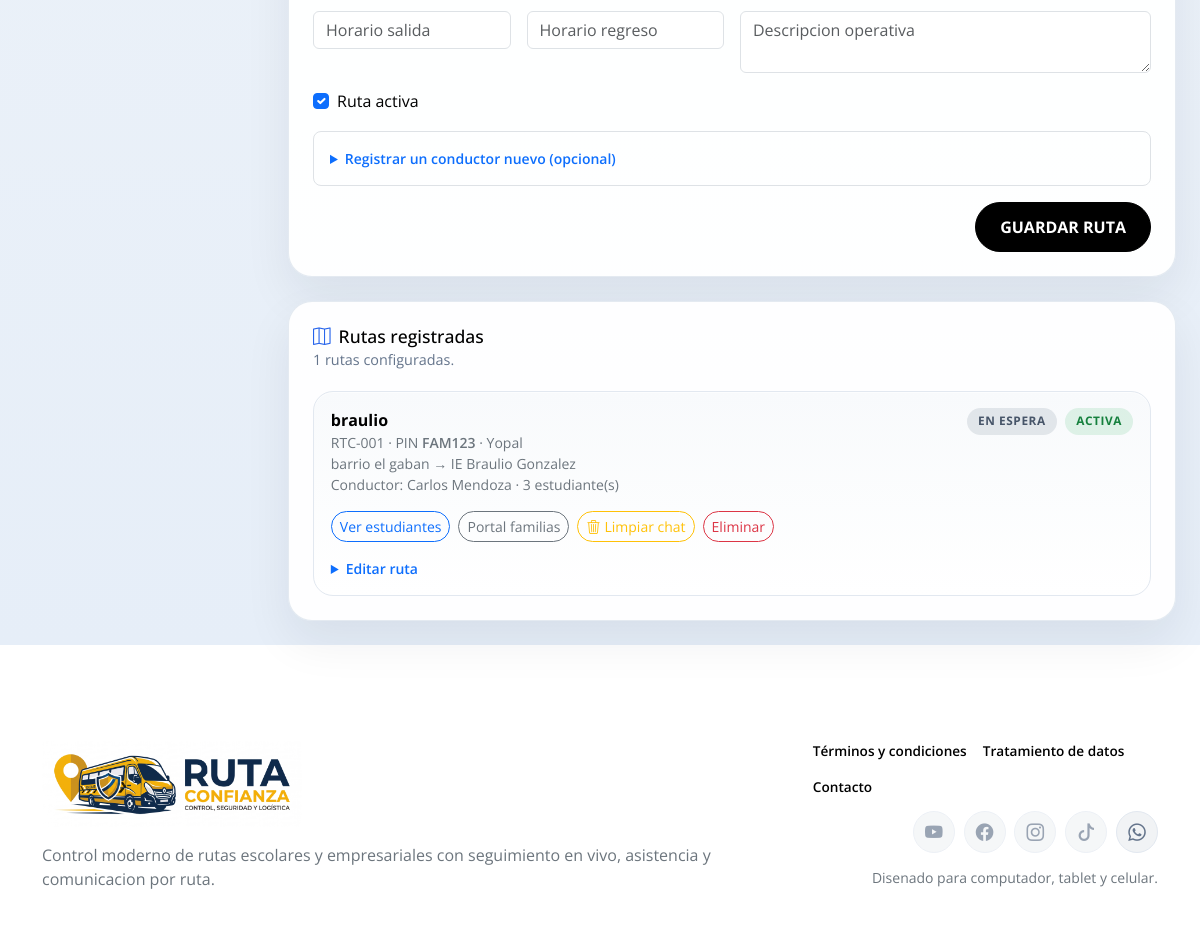
The app's page /admin/rutas (signed in, lower part), older data.
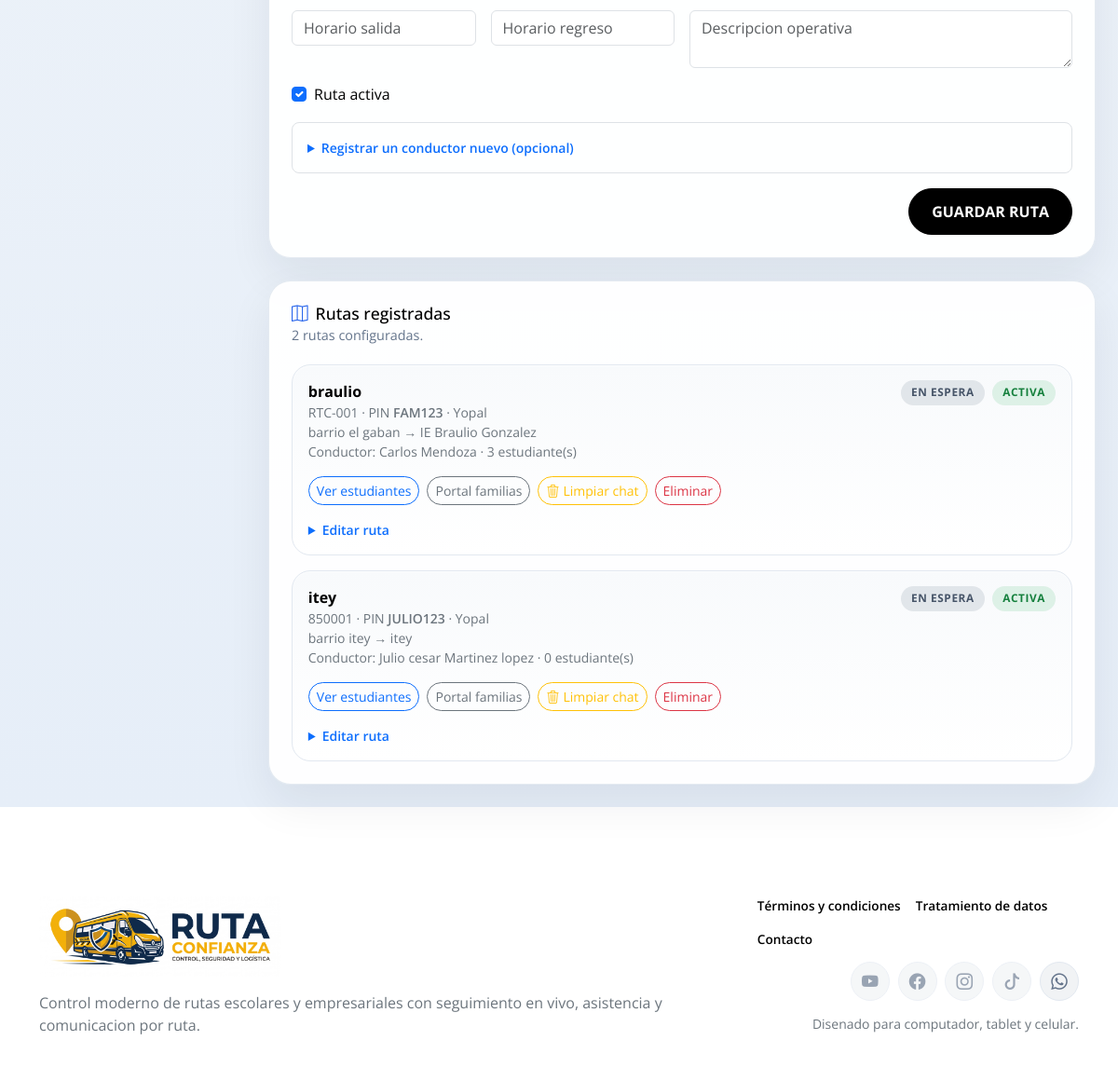
The same page, newer data.
### app/models.py (models this page shows, shortened)
class TimestampMixin:
    created_at = db.Column(db.DateTime, nullable=False, default=datetime.utcnow)
    updated_at = db.Column(db.DateTime, nullable=False, default=datetime.utcnow, onupdate=datetime.utcnow)

class Ruta(TimestampMixin, db.Model):
    __tablename__ = "rutas"
    id = db.Column(db.Integer, primary_key=True)
    conductor_id = db.Column(db.Integer, db.ForeignKey("conductores.id"), nullable=False, index=True)
    nombre = db.Column(db.String(120), nullable=False)
    codigo = db.Column(db.String(30), unique=True, nullable=False)
    ciudad = db.Column(db.String(80), nullable=True)
    descripcion = db.Column(db.Text, nullable=True)
    origen = db.Column(db.String(150), nullable=True)
    origen_latitud = db.Column(db.Float, nullable=True)
    origen_longitud = db.Column(db.Float, nullable=True)
    destino = db.Column(db.String(150), nullable=True)
    destino_direccion = db.Column(db.String(180), nullable=True)
    destino_latitud = db.Column(db.Float, nullable=True)
    destino_longitud = db.Column(db.Float, nullable=True)
    horario_salida = db.Column(db.String(30), nullable=True)
    horario_regreso = db.Column(db.String(30), nullable=True)
    pin_acceso = db.Column(db.String(10), unique=True, nullable=False, index=True)
    activa = db.Column(db.Boolean, nullable=False, default=True)
    recorrido_activo = db.Column(db.Boolean, nullable=False, default=False)
    inicio_recorrido_en = db.Column(db.DateTime, nullable=True)
    fin_recorrido_en = db.Column(db.DateTime, nullable=True)
    latitud_actual = db.Column(db.Float, nullable=True)
    longitud_actual = db.Column(db.Float, nullable=True)
    precision_actual = db.Column(db.Float, nullable=True)
    velocidad_actual = db.Column(db.Float, nullable=True)
    rumbo_actual = db.Column(db.Float, nullable=True)
    ultima_ubicacion_en = db.Column(db.DateTime, nullable=True)
    estudiantes = db.relationship("Estudiante", backref="ruta", lazy=True, cascade="all, delete-orphan")
    asistencias = db.relationship("Asistencia", backref="ruta", lazy=True, cascade="all, delete-orphan")
    mensajes = db.relationship("MensajeChat", backref="ruta", lazy=True, cascade="all, delete-orphan")
    ubicaciones = db.relationship("UbicacionRuta", backref="ruta", lazy=True, cascade="all, delete-orphan")
    def to_tracking_payload(self):
        return {
            "ruta_id": self.id,
            "codigo": self.codigo,
            "nombre": self.nombre,
            "ciudad": self.ciudad,
            "pin_acceso": self.pin_acceso,
            "recorrido_activo": self.recorrido_activo,
            "latitud": self.latitud_actual,
            "longitud": self.longitud_actual,
            "precision": self.precision_actual,
            "velocidad": self.velocidad_actual,
            "rumbo": self.rumbo_actual,
            "ultima_ubicacion_en": self.ultima_ubicacion_en.isoformat() if self.ultima_ubicacion_en else None,
            "conductor": self.conductor.nombre_completo if self.conductor else None,
        }
    def to_navigation_payload(self):
        return {
            "ruta_id": self.id,
            "nombre": self.nombre,
            "codigo": self.codigo,
            "ciudad": self.ciudad,
            "origen": self.origen,
            "destino": self.destino,
            "origen_coords": (
                {
                    "latitud": self.origen_latitud,
                    "longitud": self.origen_longitud,
                }
                if self.origen_latitud is not None and self.origen_longitud is not None
                else None
            ),
            "destino_coords": (
                {
                    "latitud": self.destino_latitud,
                    "longitud": self.destino_longitud,
                }
                if self.destino_latitud is not None and self.destino_longitud is not None
                else None
            ),
            "paradas": [
                estudiante.to_stop_payload()
                for estudiante in sorted(
                    [estudiante for estudiante in self.estudiantes if estudiante.activo],
                    key=lambda item: (
                        item.orden_parada is None,
                        item.orden_parada if item.orden_parada is not None else 9999,
                        item.nombres.lower(),
                    ),
                )
            ],
        }

class Conductor(TimestampMixin, db.Model):
    __tablename__ = "conductores"
    id = db.Column(db.Integer, primary_key=True)
    nombres = db.Column(db.String(80), nullable=False)
    apellidos = db.Column(db.String(80), nullable=False)
    documento = db.Column(db.String(30), unique=True, nullable=False)
    telefono = db.Column(db.String(25), nullable=False)
    email = db.Column(db.String(120), unique=True, nullable=False)
    password_hash = db.Column(db.String(255), nullable=True)
    pregunta_seguridad = db.Column(db.String(180), nullable=True)
    respuesta_seguridad_hash = db.Column(db.String(255), nullable=True)
    nombre_vehiculo = db.Column(db.String(100), nullable=False)
    placa_vehiculo = db.Column(db.String(15), unique=True, nullable=False)
    capacidad_vehiculo = db.Column(db.Integer, nullable=True)
    color_vehiculo = db.Column(db.String(40), nullable=True)
    ciudad = db.Column(db.String(80), nullable=True)
    descripcion_publica = db.Column(db.Text, nullable=True)
    foto_url = db.Column(db.String(255), nullable=True)
    visible_en_directorio = db.Column(db.Boolean, nullable=False, default=False)
    activo = db.Column(db.Boolean, nullable=False, default=True)
    gps_habilitado = db.Column(db.Boolean, nullable=False, default=False)
    estado_suscripcion = db.Column(
        db.Enum(EstadoSuscripcion),
        nullable=False,
        default=EstadoSuscripcion.PENDIENTE,
    )
    suscripcion_inicia_en = db.Column(db.DateTime, nullable=True)
    suscripcion_vence_en = db.Column(db.DateTime, nullable=True)
    rutas = db.relationship("Ruta", backref="conductor", lazy=True, cascade="all, delete-orphan")
    suscripciones = db.relationship("SuscripcionConductor", backref="conductor", lazy=True, cascade="all, delete-orphan")
    mensajes = db.relationship("MensajeChat", backref="conductor_autor", lazy=True)
    @property
    def nombre_completo(self):
        return f"{self.nombres} {self.apellidos}".strip()

### app/admin/routes.py (the view)
@admin_bp.route("/rutas")
def rutas():
    admin_actual = _admin_actual()
    ruta_seleccionada_id = request.args.get("ruta_id", type=int)
    lista_rutas = Ruta.query.order_by(Ruta.ciudad.asc(), Ruta.nombre.asc()).all()
    ruta_seleccionada = next(
        (ruta for ruta in lista_rutas if ruta.id == ruta_seleccionada_id),
        lista_rutas[0] if lista_rutas else None,
    )
    estudiantes_ruta = _estudiantes_de_ruta(ruta_seleccionada)
    return render_template(
        "admin/rutas.html",
        seccion="rutas",
        admin_actual=admin_actual,
        rutas=lista_rutas,
        conductores=Conductor.query.order_by(Conductor.nombres.asc()).all(),
        ruta_seleccionada=ruta_seleccionada,
        estudiantes_ruta=estudiantes_ruta,
        map_payload=_ruta_mapa_payload(ruta_seleccionada),
        metricas=_metricas_generales(),
        municipios_catalogo=get_municipalities(),
        colegios_catalogo=load_school_catalog(),
    )

### app/__init__.py (called while the page is built, shortened)
def _register_security_headers(app):
    @app.after_request
    def _set_security_headers(response):
        response.headers.setdefault("X-Content-Type-Options", "nosniff")
        response.headers.setdefault("X-Frame-Options", "SAMEORIGIN")
        response.headers.setdefault("Referrer-Policy", "strict-origin-when-cross-origin")
        response.headers.setdefault(
            "Permissions-Policy",
            "geolocation=(self), camera=(), microphone=(), payment=()",
        )
        if not app.config.get("DEBUG"):
            response.headers.setdefault(
                "Strict-Transport-Security",
                "max-age=31536000; includeSubDomains",
            )
        return response

def _register_csrf(app):
    @app.before_request
    def _asegurar_csrf_token():
        if not session.get("csrf_token"):
            session["csrf_token"] = secrets.token_urlsafe(32)
    @app.before_request
    def _validar_csrf_token():
        if request.method not in CSRF_METODOS_PROTEGIDOS:
            return None
    @app.context_processor
    def _inyectar_csrf():
        return {"csrf_token": session.get("csrf_token", "")}

### app/templates/admin/rutas.html (shortened to what the changed rows need)
{% extends "admin/base_admin.html" %}
{% block admin_content %}
<div class="admin-panel">
    <div class="admin-panel__heading">
        <div>
            <h2><i class="bi bi-map me-2"></i>Rutas registradas</h2>
            <p>{{ rutas|length }} rutas configuradas.</p>
        </div>
    </div>
    <div class="d-grid gap-3">
        {% for ruta in rutas %}
        <div class="route-list-item">
            <div class="d-flex flex-column flex-lg-row justify-content-between gap-3">
                <div>
                    <strong>{{ ruta.nombre }}</strong>
                    <div class="small text-secondary">{{ ruta.codigo }} · PIN <span class="fw-semibold">{{ ruta.pin_acceso }}</span> · {{ ruta.ciudad or "Sin ciudad" }}</div>
                    <div class="small text-secondary">{{ ruta.origen or "Origen pendiente" }} → {{ ruta.destino or "Destino pendiente" }}</div>
                    <div class="small text-secondary">Conductor: {{ ruta.conductor.nombre_completo if ruta.conductor else "Sin asignar" }} · {{ ruta.estudiantes|length }} estudiante(s)</div>
                </div>
                <div class="d-flex flex-wrap gap-2 align-items-start">
                    <span class="status-pill {% if ruta.recorrido_activo %}status-pill--ok{% else %}status-pill--off{% endif %}">
                        {% if ruta.recorrido_activo %}En recorrido{% else %}En espera{% endif %}
                    </span>
                    <span class="status-pill {% if ruta.activa %}status-pill--ok{% else %}status-pill--danger{% endif %}">
                        {{ "Activa" if ruta.activa else "Inactiva" }}
                    </span>
                </div>
            </div>
            <div class="d-flex flex-wrap gap-2 mt-3">
                <a class="btn btn-sm btn-outline-primary rounded-pill" href="{{ url_for('admin_bp.estudiantes', ruta_id=ruta.id) }}">Ver estudiantes</a>
                <a class="btn btn-sm btn-outline-secondary rounded-pill" href="{{ url_for('tracking_bp.sala_ruta', pin=ruta.pin_acceso) }}" target="_blank" rel="noopener">Portal familias</a>
                <form method="post" action="{{ url_for('admin_bp.limpiar_chat_ruta', ruta_id=ruta.id) }}" onsubmit="return confirm('¿Borrar todos los mensajes del chat de esta ruta? Esta acción no se puede deshacer.');">
                    <button class="btn btn-sm btn-outline-warning rounded-pill" type="submit"><i class="bi bi-trash3 me-1"></i>Limpiar chat</button>
                </form>
                <form method="post" action="{{ url_for('admin_bp.eliminar_ruta', ruta_id=ruta.id) }}" onsubmit="return confirm('Se eliminaran los estudiantes y sus asistencias. ¿Continuar?');">
                    <button class="btn btn-sm btn-outline-danger rounded-pill" type="submit">Eliminar</button>
                </form>
            </div>
            <details class="mt-3">
                <summary class="small fw-semibold text-primary" style="cursor: pointer;">Editar ruta</summary>
            </details>
        </div>
        {% else %}
        <div class="empty-state">
            <h3 class="h6">Sin rutas configuradas</h3>
            <p class="text-secondary mb-0">Crea la primera ruta con el formulario de arriba.</p>
        </div>
        {% endfor %}
    </div>
</div>
{% endblock %}

Row changes from the older to the newer data that the page shows:
added Ruta: nombre "itey", codigo "850001", pin_acceso "JULIO123", ciudad "Yopal", origen "barrio itey", destino "itey", conductor "Julio cesar Martinez lopez", estudiantes|length "0", recorrido_activo "EN ESPERA", activa "ACTIVA"
Text that changed along with them:
{{ rutas|length }}: "1" → "2"
